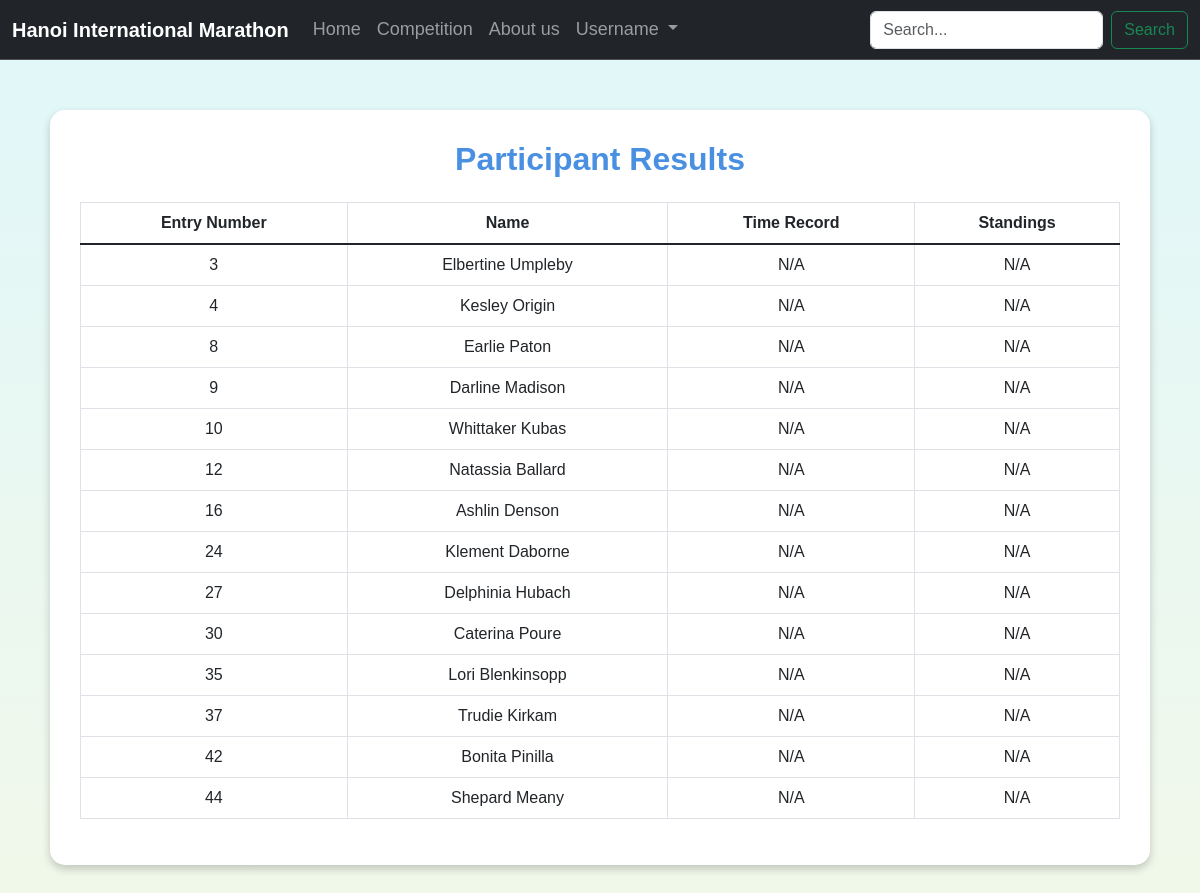
Screenshot of /user/view_result.php?marathon_id=124218 with the database file from the repository.
### tables this page shows
CREATE TABLE `participate` (
  `MarathonID` int(11) NOT NULL,
  `UserID` int(11) NOT NULL,
  `EntryNO` int(11) NOT NULL,
  `Hotel` varchar(255) DEFAULT NULL,
  `TimeRecord` time DEFAULT NULL,
  `Standings` varchar(255) DEFAULT NULL
);

CREATE TABLE `participant` (
  `UserID` int(11) NOT NULL,
  `Name` varchar(255) DEFAULT NULL,
  `BestRecord` time DEFAULT NULL,
  `Nationality` varchar(100) DEFAULT NULL,
  `PassportNO` varchar(50) DEFAULT NULL,
  `Sex` enum('Male','Female','Other') DEFAULT NULL,
  `Age` int(11) DEFAULT NULL,
  `Email` varchar(255) DEFAULT NULL,
  `Phone` varchar(20) DEFAULT NULL,
  `Address` varchar(255) DEFAULT NULL
);

### user/view_result.php (the view, shortened to what this page needs)
<?php
require_once(__DIR__ . '/../config.php');
if (!isset($_GET['marathon_id']) || empty($_GET['marathon_id'])) {
    echo "Missing marathon ID.";
    exit();
} else {
    $marathonID = $_GET['marathon_id'];
}
$query = "SELECT participate.EntryNO, participant.Name, participate.TimeRecord, participate.Standings
          FROM participate
          INNER JOIN participant ON participate.UserID = participant.UserID
          WHERE participate.MarathonID = ?
          ORDER BY CAST(participate.Standings AS UNSIGNED) ASC";
$stmt = $conn->prepare($query);
$stmt->bind_param("i", $marathonID);
$stmt->execute();
$result = $stmt->get_result();
include('../includes/loggedin.php');
?>
<!DOCTYPE html>
<html lang="en">
<head>
    <link href="https://cdn.jsdelivr.net/npm/bootstrap@5.3.0/dist/css/bootstrap.min.css" rel="stylesheet">
</head>
<body>
    <div class="table-wrapper">
        <h2 class="text-center mb-4">Participant Results</h2>
        <div class="table-responsive">
            <table class="table table-bordered table-hover">
                <thead>
                    <tr>
                        <th>Entry Number</th>
                        <th>Name</th>
                        <th>Time Record</th>
                        <th>Standings</th>
                    </tr>
                </thead>
                <tbody>
                    <?php if ($result->num_rows > 0): ?>
                        <?php while ($row = $result->fetch_assoc()) : ?>
                            <tr>
                                <td><?php echo htmlspecialchars($row['EntryNO']); ?></td>
                                <td><?php echo htmlspecialchars($row['Name']); ?></td>
                                <td><?php echo $row['TimeRecord'] ? htmlspecialchars($row['TimeRecord']) : 'N/A'; ?></td>
                                <td><?php echo $row['Standings'] ? htmlspecialchars($row['Standings']) : 'N/A'; ?></td>
                            </tr>
                        <?php endwhile; ?>
                    <?php else: ?>
                        <tr>
                            <td colspan="4" class="text-center text-muted">No results found for this competition.</td>
                        </tr>
                    <?php endif; ?>
                </tbody>
            </table>
        </div>
    </div>
</body>
</html>

### user/view_result.php (style rules this page uses)
body { margin: 0; font-family: 'Poppins', sans-serif; background: linear-gradient(to bottom, #e0f7fa, #f1f8e9); min-height: 100vh; }
.table-wrapper { display: block; margin: 50px auto; max-width: 1100px; padding: 30px; background-color: #fff; border-radius: 15px; box-shadow: 0 4px 8px rgba(0, 0, 0, 0.2); }
.table thead { background: linear-gradient(to right, #4a90e2, #56ccf2); color: white; }
.table th, .table td { text-align: center; vertical-align: middle; }
h2 { color: #4a90e2; font-weight: bold; }

### rows the page displays
participate: EntryNO "3", UserID.Name "Elbertine Umpleby", shows "N/A"
participate: EntryNO "4", UserID.Name "Kesley Origin", shows "N/A"
participate: EntryNO "8", UserID.Name "Earlie Paton", shows "N/A"
participate: EntryNO "9", UserID.Name "Darline Madison", shows "N/A"
participate: EntryNO "10", UserID.Name "Whittaker Kubas", shows "N/A"
participate: EntryNO "12", UserID.Name "Natassia Ballard", shows "N/A"
participate: EntryNO "16", UserID.Name "Ashlin Denson", shows "N/A"
participate: EntryNO "24", UserID.Name "Klement Daborne", shows "N/A"
participate: EntryNO "27", UserID.Name "Delphinia Hubach", shows "N/A"
participate: EntryNO "30", UserID.Name "Caterina Poure", shows "N/A"
participate: EntryNO "35", UserID.Name "Lori Blenkinsopp", shows "N/A"
participate: EntryNO "37", UserID.Name "Trudie Kirkam", shows "N/A"
participate: EntryNO "42", UserID.Name "Bonita Pinilla", shows "N/A"
participate: EntryNO "44", UserID.Name "Shepard Meany", shows "N/A"
